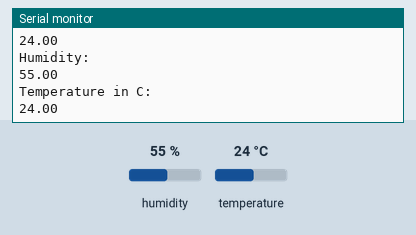
Recording of a sketch running on a simulated Arduino Uno, built with avr-gcc and run on an emulated ATmega328P. Shown: the last lines printed to the serial monitor. The test bench sets the inputs (shaded band); at power-on: humidity 55 %, temperature 24 °C.

Above: at 2.8 s.
2.9 s: humidity set to 22 %
5.6 s: temperature set to 12 °C
At 6.1 s:
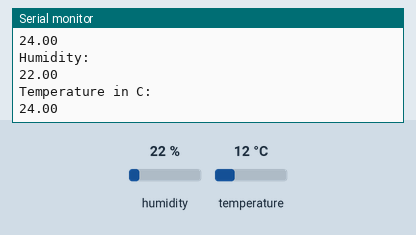
8.3 s: humidity set to 40 %
At 9.1 s:
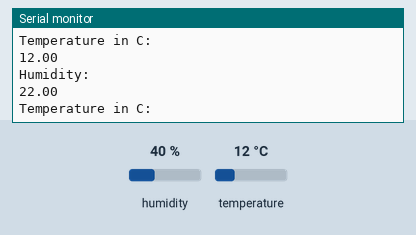
Timing chart, 0 to 11.3 s (numbered marks = the images above; inputs shaded):
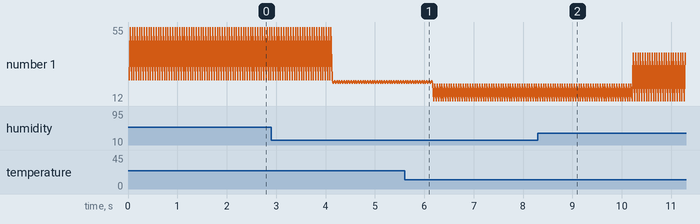

Measured:
- plotted number 1: 24 → 22 after the input at 2.9 s

The sketch:

temp_humidity_dht11.ino
```cpp
#include "DHT.h"
DHT dht2(2, DHT11);
void setup() {
  // put your setup code here, to run once:
  Serial.begin(9600);
}

void loop() {
  // put your main code here, to run repeatedly:
  Serial.println("Temperature in C: ");
  Serial.println(dht2.readTemperature());
  Serial.println("Humidity: ");
  Serial.println(dht2.readHumidity());
  Serial.delay(1000);
}
```
